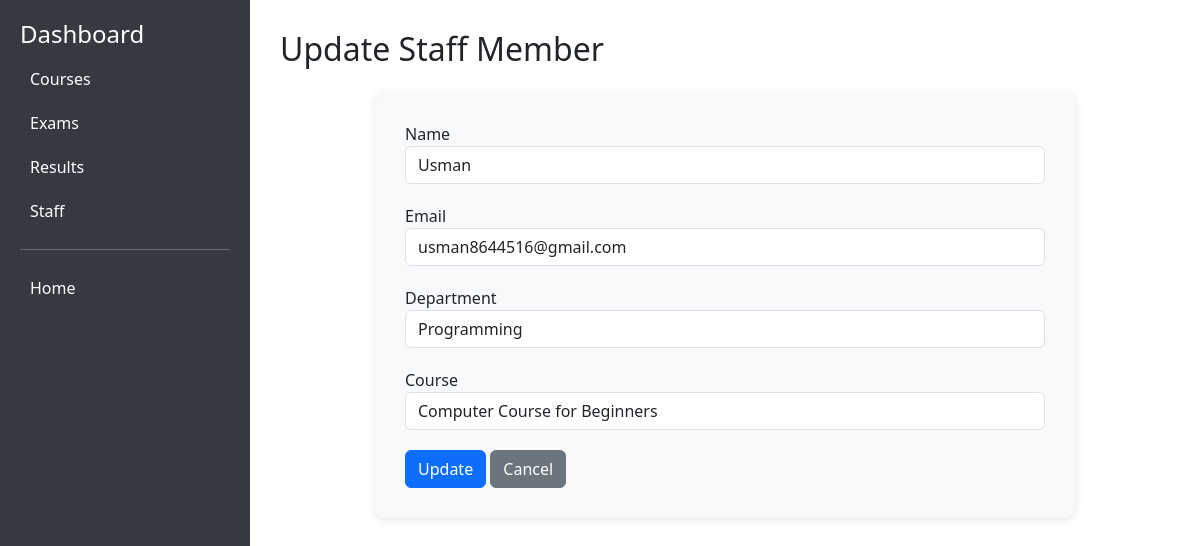
Screenshot of /update_staff/STAf-0003/ with the database file from the repository.
### main/models.py (models this page shows, shortened)
class Staff(models.Model):
    departmentlist = [
    ('IT & Networking', 'IT & Networking'),
    ('Repair & Maintenance', 'Repair & Maintenance'),
    ('Design & Multimedia', 'Design & Multimedia'),
    ('Accounting & Finance', 'Accounting & Finance'),
    ('Programming', 'Programming'),
    ('Web & App Development', 'Web & App Development'),
    ('English Language & Exam Prep', 'English Language & Exam Prep'),
    ('Marketing & Freelancing', 'Marketing & Freelancing'),
    ('Engineering & Robotics', 'Engineering & Robotics'),
    ('General Computer Skills', 'General Computer Skills')
]
    courselist = [
    ('Mobile Repairing Course', 'Mobile Repairing Course'),
    ('Laptop Repairing', 'Laptop Repairing'),
    ('Computer Hardware Engineering', 'Computer Hardware Engineering'),
    ('MCSE-MCITP-Networking', 'MCSE-MCITP-Networking'),
    ('CCNA-CCNP', 'CCNA-CCNP'),
    ('CCTV', 'CCTV'),
    ('AutoCAD 20 & 30', 'AutoCAD 20 & 30'),
    ('3D Max', '3D Max'),
    ('Peach Tree, Quick Book, Tally', 'Peach Tree, Quick Book, Tally'),
    ('Web Designing & Development', 'Web Designing & Development'),
    ('MERN Stack', 'MERN Stack'),
    ('Android Application Course', 'Android Application Course'),
    ('Cloud Computing', 'Cloud Computing'),
    ('Bobotics', 'Bobotics'),
    ('Full Stack Graphic Designing', 'Full Stack Graphic Designing'),
    ('Adobe Illustrator', 'Adobe Illustrator'),
    ('Adobe Premiere Pro', 'Adobe Premiere Pro'),
    ('Spoken English', 'Spoken English'),
    ('IELTS', 'IELTS'),
    ('AT (English Spouse Visa Course)', 'AT (English Spouse Visa Course)'),
    ('Computer Course for Beginners', 'Computer Course for Beginners'),
    ('Computer Programming', 'Computer Programming'),
    ('Visual Basic', 'Visual Basic'),
    ('C++', 'C++'),
    ('Java', 'Java'),
    ('Digital Marketing', 'Digital Marketing'),
    ('Freelancing Course', 'Freelancing Course'),
    ('SEO (Search Engine Optimization)', 'SEO (Search Engine Optimization)')
]
    staff_id = models.CharField(max_length=20, unique=True, blank=True,null=True)
    username = models.CharField(max_length=100)
    email = models.EmailField(unique=True)
    department = models.CharField(max_length=200 , choices=departmentlist, null=True)
    course = models.CharField(max_length=200 , choices=courselist,  null=True)
    created_at = models.DateTimeField(default=timezone.now)  # New field

### main/views.py (the view, shortened to what this page needs)
# urls.py: path('update_staff/<str:staff_id>/', views.update_staff, name='update_staff'),
def update_staff(request, staff_id):
    staff = get_object_or_404(Staff, staff_id=staff_id)
    departments = [dept[0] for dept in Staff.departmentlist]
    courses = [course[0] for course in Staff.courselist]
    return render(request, 'staff/update_staff.html', {
        'staff': staff,
        'departments': departments,
        'courses': courses
    })

### main/templates/staff/update_staff.html (shortened to what this page needs)
<!DOCTYPE html>
<html lang="en">
<head>
    <link href="https://cdn.jsdelivr.net/npm/bootstrap@5.3.0/dist/css/bootstrap.min.css" rel="stylesheet">
</head>
<body>
    <div class="sidebar">
        <h4>Dashboard</h4>
        <a href="{% url 'course' %}">Courses</a>
        <a href="{% url 'exam' %}">Exams</a>
        <a href="{% url 'result' %}">Results</a>
        <a href="{% url 'staff' %}">Staff</a>
        <hr>
        <a href="{% url 'main' %}">Home</a>
    </div>
    <div class="content">
        <h2 class="mb-4">Update Staff Member</h2>
        <div class="form-container">
            <form method="post">
                <div class="form-group">
                    <label for="name">Name</label>
                    <input type="text" class="form-control" id="name" name="name" value="{{ staff.username }}" required>
                </div>
                <div class="form-group">
                    <label for="email">Email</label>
                    <input type="email" class="form-control" id="email" name="email" value="{{ staff.email }}" required>
                </div>
                <div class="form-group">
                    <label for="department">Department</label>
                    <select class="form-control" id="department" name="department" required>
                        {% for dept in departments %}
                            <option value="{{ dept }}" {% if staff.department == dept %}selected{% endif %}>{{ dept }}</option>
                        {% endfor %}
                    </select>
                </div>
                <div class="form-group">
                    <label for="course">Course</label>
                    <select class="form-control" id="course" name="course" required>
                        {% for course in courses %}
                            <option value="{{ course }}" {% if staff.course == course %}selected{% endif %}>{{ course }}</option>
                        {% endfor %}
                    </select>
                </div>
                <button type="submit" class="btn btn-primary">Update</button>
                <a href="{% url 'staff' %}" class="btn btn-secondary">Cancel</a>
            </form>
        </div>
    </div>
</body>
</html>

### main/templates/staff/update_staff.html (style rules this page uses)
body { display: flex; min-height: 100vh; }
.sidebar { width: 250px; background-color: #343a40; color: white; padding: 20px; }
.sidebar a { color: white; display: block; padding: 10px; text-decoration: none; border-radius: 5px; }
.content { flex-grow: 1; padding: 30px; }
.form-container { max-width: 700px; margin: 0 auto; padding: 30px; background-color: #f8f9fa; border-radius: 10px; box-shadow: 0 2px 10px rgba(0, 0, 0, 0.1); }
.form-group { margin-bottom: 20px; }

### rows the page displays
Staff: name "Usman", email "usman8644516@gmail.com", department "Programming", course "Computer Course for Beginners"
